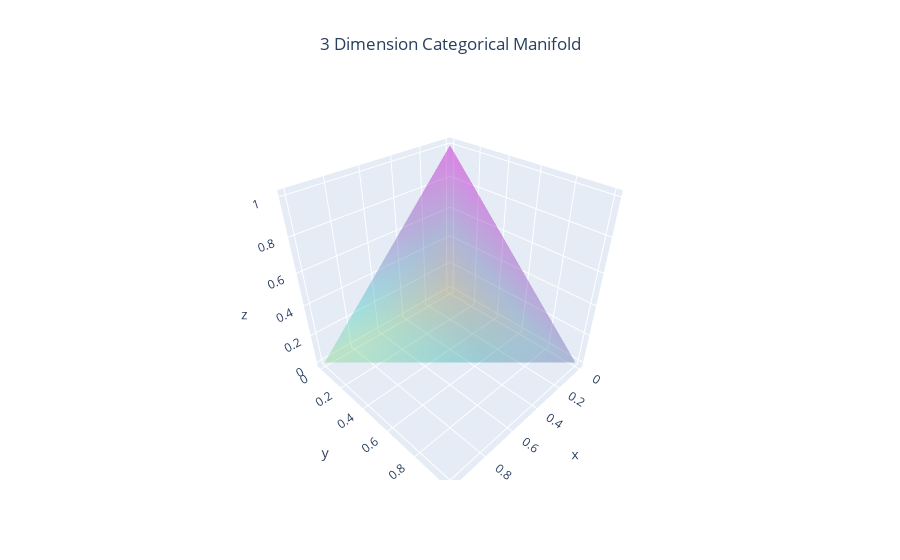

This figure's notebook cell:
### Markdown cell above
### Visualization of the 2D and 3D Manifold

### Code cell
# Plot the Manifold with dimension 2 and 3
import CategoricalDistributionsManifold
import numpy as np
from importlib import reload 	
my_module = reload(CategoricalDistributionsManifold)
M2 = CategoricalDistributionsManifold.CategoricalDistributionsManifold(dim = 2)
M3 = CategoricalDistributionsManifold.CategoricalDistributionsManifold(dim = 3)
M2.plot()
# M3.plot()
M3.plot3D()

### Figure 1 — Plotly figure (JSON) as saved in the notebook; plotly's stock layout.template omitted (floating-point values rounded to 4 significant figures)
{"data": [{"colorbar": {"title": {"text": "z"}}, "colorscale": [[0, "gold"], [0.5, "mediumturquoise"], [1, "magenta"]], "i": [0, 0, 0, 1], "intensity": [0, 0.33, 0.66, 1], "j": [1, 2, 3, 2], "k": [2, 3, 1, 3], "name": "y", "opacity": 0.25, "showscale": false, "type": "mesh3d", "x": [0, 1, 0, 0], "y": [0, 0, 1, 0], "z": [0, 0, 0, 1]}], "layout": {"autosize": true, "scene": {"aspectmode": "auto", "aspectratio": {"x": 1, "y": 1, "z": 1}}, "title": {"text": "3 Dimension Categorical Manifold", "x": 0.5}}}
